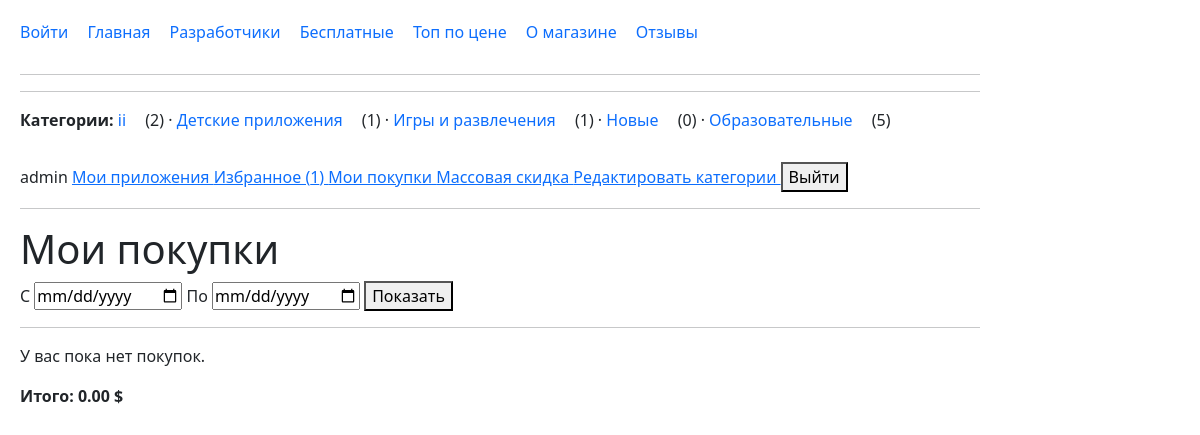
The app's page /my-purchases/ (signed in) with its own data.
### mainapp/models.py (models this page shows, shortened)
class Category(models.Model):
    name = models.CharField(max_length=50)
    icon = models.ImageField(
        upload_to='categories/',
        blank=True,
        validators=[
            FileExtensionValidator(
                allowed_extensions=['png', 'jpg', 'jpeg', 'webp']
            )
        ],
    )

### mainapp/views.py (the view, shortened to what this page needs)
# urls.py: path('my-purchases/',views.my_purchases,name='my_purchases',),
@login_required
def my_purchases(request):
    purchases = (
        Purchase.objects
        .filter(user=request.user)
        .select_related('app')
        .only(
            'id',
            'paid_price',
            'purchased_at',
            'app',
            'app__id',
            'app__name',
        )
        .order_by('-purchased_at')
    )
    form = PurchasePeriodForm(request.GET or None)
    total = (
        purchases.aggregate(
            total=Sum('paid_price')
        )['total']
        or Decimal('0.00')
    )
    return render(
        request,
        'mainapp/my_purchases.html',
        {
            'purchases': purchases,
            'total': total,
            'form': form,
        }
    )

### mainapp/forms.py (shortened to what this page needs)
class PurchasePeriodForm(forms.Form):
    date_from = forms.DateField(
        label='С',
        required=False,
        widget=forms.DateInput(
            attrs={'type': 'date'}
        ),
    )
    date_to = forms.DateField(
        label='По',
        required=False,
        widget=forms.DateInput(
            attrs={'type': 'date'}
        ),
    )

### mainapp/context_processors.py (called while the page is built)
def store_menu(request):
    nav_categories = (
        Category.objects
        .annotate(apps_count=Count('apps'))
        .order_by('name')
    )
    return {
        'nav_categories': nav_categories,
    }

### mainapp/templates/mainapp/my_purchases.html (shortened to what this page needs)
{% extends 'mainapp/base.html' %}
{% block content %}
<h1>Мои покупки</h1>
<form method="get">
    <label>
        С
        {{ form.date_from }}
    </label>
    <label>
        По
        {{ form.date_to }}
    </label>
    <button type="submit">
        Показать
    </button>
</form>
<hr>
{% for purchase in purchases %}
    <div>
        <h3>
            <a href="{{ purchase.app.get_absolute_url }}">
                {{ purchase.app.name }}
            </a>
        </h3>
        <p>
            Цена покупки:
            {{ purchase.paid_price|floatformat:2 }} $
        </p>
        <p>
            Дата:
            {{ purchase.purchased_at|date:"d.m.Y H:i" }}
        </p>
    </div>
    <hr>
{% empty %}
    <p>У вас пока нет покупок.</p>
{% endfor %}
<p>
    <strong>
        Итого: {{ total|floatformat:2 }} $
    </strong>
</p>
{% endblock %}

### mainapp/templates/mainapp/base.html (shortened to what this page needs)
{% load static %}
{% load django_bootstrap5 %}
<!DOCTYPE html>
<html lang="ru">
<head>
    <link rel="stylesheet" href="{% static 'mainapp/style.css' %}">
{% bootstrap_css %}
</head>
<nav>
    <a href="{% url 'mainapp:login' %}">Войти</a>
    <a href="{% url 'mainapp:home' %}">Главная</a>
    <a href="{% url 'mainapp:developers' %}">Разработчики</a>
    <a href="{% url 'mainapp:free' %}">Бесплатные</a>
    <a href="{% url 'mainapp:top' %}">Топ по цене</a>
    <a href="{% url 'mainapp:about' %}">О магазине</a>
    <a href="{% url 'mainapp:reviews' %}">Отзывы</a>
</nav>
<hr>
<hr>
<nav>
    <strong>Категории:</strong>
    {% for category in nav_categories %}
        <a href="{% url 'mainapp:category_detail' category.id category.name %}">
            {{ category.name }}
        </a>
        ({{ category.apps_count }})
        {% if not forloop.last %}
            ·
        {% endif %}
    {% empty %}
        Категорий пока нет.
    {% endfor %}
</nav>
{% if request.user.is_authenticated %}
    <span>{{ request.user.username }}</span>
    <a href="{% url 'mainapp:my_apps' %}">
        Мои приложения
    </a>
    <a href="{% url 'mainapp:favorites' %}">
        Избранное ({{ request.user.favorite_apps.count }})
    </a>
    <a href="{% url 'mainapp:my_purchases' %}">
    Мои покупки
    </a>
    {% if request.user.is_staff %}
    <a href="{% url 'mainapp:bulk_discount' %}">
        Массовая скидка
    </a>
    <a href="{% url 'mainapp:edit_categories' %}">
        Редактировать категории
    </a>
    {% endif %}
    <form method="post"
          action="{% url 'mainapp:logout' %}"
          style="display:inline;">
        <button type="submit">Выйти</button>
    </form>
{% endif %}
<hr>
{% block content %}
{% endblock %}
</body>
</html>

### mainapp/static/mainapp/style.css (style rules this page uses)
nav { margin-bottom: 30px; }
nav a { margin-right: 15px; text-decoration: none; }

### records on screen
Category: name "ii", apps_count "2"
Category: name "Детские приложения", apps_count "1"
Category: name "Игры и развлечения", apps_count "1"
Category: name "Новые", apps_count "0"
Category: name "Образовательные", apps_count "5"

### other values on screen
{{ request.user.username }} "admin"
{{ request.user.favorite_apps.count }} "1"
{{ total|floatformat:2 }} "0.00"
